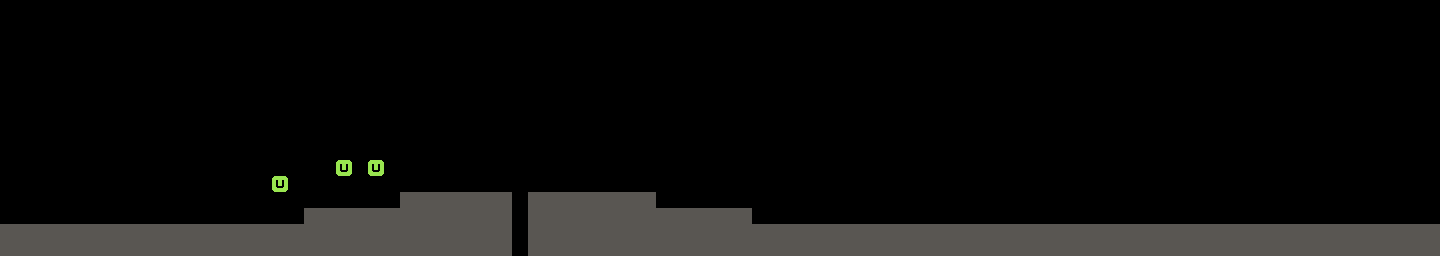

This is a level from a 2D game, rendered from its Tiled map with the project's own tilesets. A one-line summary and the complete map file follow:
An orthogonal 90x16 tile map with 16x16 px tiles, 1 tile layer (Calque de Tile 1).

<map version="1.0" tiledversion="1.0.2" orientation="orthogonal" renderorder="right-down" width="90" height="16" tilewidth="16" tileheight="16" nextobjectid="1">
 <tileset firstgid="1" source="tileset.tsx" />
 <layer name="Calque de Tile 1" width="90" height="16">
  <data encoding="csv">
0,0,0,0,0,0,0,0,0,0,0,0,0,0,0,0,0,0,0,0,0,0,0,0,0,0,0,0,0,0,0,0,0,0,0,0,0,0,0,0,0,0,0,0,0,0,0,0,0,0,0,0,0,0,0,0,0,0,0,0,0,0,0,0,0,0,0,0,0,0,0,0,0,0,0,0,0,0,0,0,0,0,0,0,0,0,0,0,0,0,
0,0,0,0,0,0,0,0,0,0,0,0,0,0,0,0,0,0,0,0,0,0,0,0,0,0,0,0,0,0,0,0,0,0,0,0,0,0,0,0,0,0,0,0,0,0,0,0,0,0,0,0,0,0,0,0,0,0,0,0,0,0,0,0,0,0,0,0,0,0,0,0,0,0,0,0,0,0,0,0,0,0,0,0,0,0,0,0,0,0,
0,0,0,0,0,0,0,0,0,0,0,0,0,0,0,0,0,0,0,0,0,0,0,0,0,0,0,0,0,0,0,0,0,0,0,0,0,0,0,0,0,0,0,0,0,0,0,0,0,0,0,0,0,0,0,0,0,0,0,0,0,0,0,0,0,0,0,0,0,0,0,0,0,0,0,0,0,0,0,0,0,0,0,0,0,0,0,0,0,0,
0,0,0,0,0,0,0,0,0,0,0,0,0,0,0,0,0,0,0,0,0,0,0,0,0,0,0,0,0,0,0,0,0,0,0,0,0,0,0,0,0,0,0,0,0,0,0,0,0,0,0,0,0,0,0,0,0,0,0,0,0,0,0,0,0,0,0,0,0,0,0,0,0,0,0,0,0,0,0,0,0,0,0,0,0,0,0,0,0,0,
0,0,0,0,0,0,0,0,0,0,0,0,0,0,0,0,0,0,0,0,0,0,0,0,0,0,0,0,0,0,0,0,0,0,0,0,0,0,0,0,0,0,0,0,0,0,0,0,0,0,0,0,0,0,0,0,0,0,0,0,0,0,0,0,0,0,0,0,0,0,0,0,0,0,0,0,0,0,0,0,0,0,0,0,0,0,0,0,0,0,
0,0,0,0,0,0,0,0,0,0,0,0,0,0,0,0,0,0,0,0,0,0,0,0,0,0,0,0,0,0,0,0,0,0,0,0,0,0,0,0,0,0,0,0,0,0,0,0,0,0,0,0,0,0,0,0,0,0,0,0,0,0,0,0,0,0,0,0,0,0,0,0,0,0,0,0,0,0,0,0,0,0,0,0,0,0,0,0,0,0,
0,0,0,0,0,0,0,0,0,0,0,0,0,0,0,0,0,0,0,0,0,0,0,0,0,0,0,0,0,0,0,0,0,0,0,0,0,0,0,0,0,0,0,0,0,0,0,0,0,0,0,0,0,0,0,0,0,0,0,0,0,0,0,0,0,0,0,0,0,0,0,0,0,0,0,0,0,0,0,0,0,0,0,0,0,0,0,0,0,0,
0,0,0,0,0,0,0,0,0,0,0,0,0,0,0,0,0,0,0,0,0,0,0,0,0,0,0,0,0,0,0,0,0,0,0,0,0,0,0,0,0,0,0,0,0,0,0,0,0,0,0,0,0,0,0,0,0,0,0,0,0,0,0,0,0,0,0,0,0,0,0,0,0,0,0,0,0,0,0,0,0,0,0,0,0,0,0,0,0,0,
0,0,0,0,0,0,0,0,0,0,0,0,0,0,0,0,0,0,0,0,0,0,0,0,0,0,0,0,0,0,0,0,0,0,0,0,0,0,0,0,0,0,0,0,0,0,0,0,0,0,0,0,0,0,0,0,0,0,0,0,0,0,0,0,0,0,0,0,0,0,0,0,0,0,0,0,0,0,0,0,0,0,0,0,0,0,0,0,0,0,
0,0,0,0,0,0,0,0,0,0,0,0,0,0,0,0,0,0,0,0,0,0,0,0,0,0,0,0,0,0,0,0,0,0,0,0,0,0,0,0,0,0,0,0,0,0,0,0,0,0,0,0,0,0,0,0,0,0,0,0,0,0,0,0,0,0,0,0,0,0,0,0,0,0,0,0,0,0,0,0,0,0,0,0,0,0,0,0,0,0,
0,0,0,0,0,0,0,0,0,0,0,0,0,0,0,0,0,0,0,0,0,2,0,2,0,0,0,0,0,0,0,0,0,0,0,0,0,0,0,0,0,0,0,0,0,0,0,0,0,0,0,0,0,0,0,0,0,0,0,0,0,0,0,0,0,0,0,0,0,0,0,0,0,0,0,0,0,0,0,0,0,0,0,0,0,0,0,0,0,0,
0,0,0,0,0,0,0,0,0,0,0,0,0,0,0,0,0,2,0,0,0,0,0,0,0,0,0,0,0,0,0,0,0,0,0,0,0,0,0,0,0,0,0,0,0,0,0,0,0,0,0,0,0,0,0,0,0,0,0,0,0,0,0,0,0,0,0,0,0,0,0,0,0,0,0,0,0,0,0,0,0,0,0,0,0,0,0,0,0,0,
0,0,0,0,0,0,0,0,0,0,0,0,0,0,0,0,0,0,0,0,0,0,0,0,0,1,1,1,1,1,1,1,0,1,1,1,1,1,1,1,1,0,0,0,0,0,0,0,0,0,0,0,0,0,0,0,0,0,0,0,0,0,0,0,0,0,0,0,0,0,0,0,0,0,0,0,0,0,0,0,0,0,0,0,0,0,0,0,0,0,
0,0,0,0,0,0,0,0,0,0,0,0,0,0,0,0,0,0,0,1,1,1,1,1,1,1,1,1,1,1,1,1,0,1,1,1,1,1,1,1,1,1,1,1,1,1,1,0,0,0,0,0,0,0,0,0,0,0,0,0,0,0,0,0,0,0,0,0,0,0,0,0,0,0,0,0,0,0,0,0,0,0,0,0,0,0,0,0,0,0,
1,1,1,1,1,1,1,1,1,1,1,1,1,1,1,1,1,1,1,1,1,1,1,1,1,1,1,1,1,1,1,1,0,1,1,1,1,1,1,1,1,1,1,1,1,1,1,1,1,1,1,1,1,1,1,1,1,1,1,1,1,1,1,1,1,1,1,1,1,1,1,1,1,1,1,1,1,1,1,1,1,1,1,1,1,1,1,1,1,1,
1,1,1,1,1,1,1,1,1,1,1,1,1,1,1,1,1,1,1,1,1,1,1,1,1,1,1,1,1,1,1,1,0,1,1,1,1,1,1,1,1,1,1,1,1,1,1,1,1,1,1,1,1,1,1,1,1,1,1,1,1,1,1,1,1,1,1,1,1,1,1,1,1,1,1,1,1,1,1,1,1,1,1,1,1,1,1,1,1,1
</data>
 </layer>
</map>
